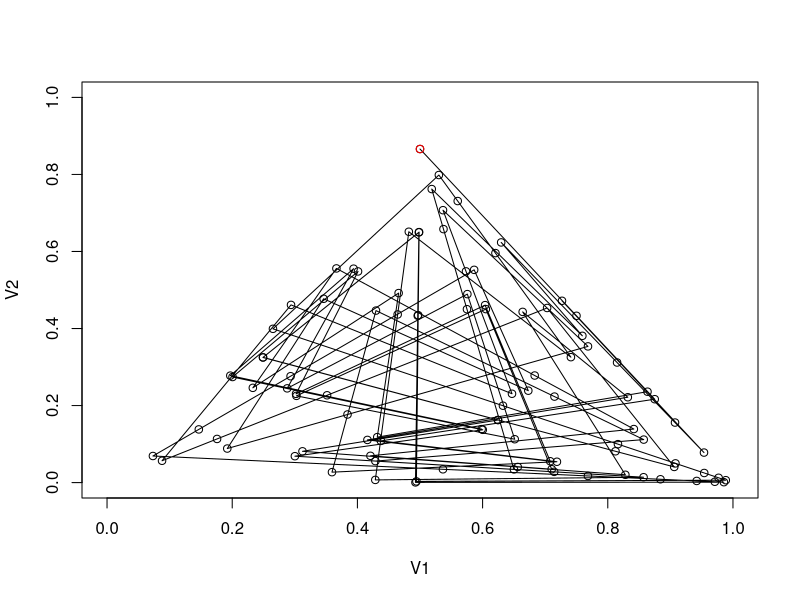

Here is the R script that generated this plot:
# Iterative Function System Fractal Algorithms in R.
Transforma2d<-function(a,b,c,d,e,f){
  #Define a 2-d affine transform.
  mat=matrix(c(a,b,c,d),nrow=2,ncol=2,byrow=T)
  translation=c(e,f)
  return(list(A=mat,b=translation))
}
weights=c(1/3,1/3,1/3)
initialPoint=c(1/2,sqrt(3)/2)
df=as.data.frame(matrix(NA,nrow=1,ncol=2))
df[1,]=initialPoint
thinning=100
counter=2
for(i in 1:10000){
  chooser=rmultinom(n=1,size=1,prob=weights)
  whichTransform<-which(chooser[,1]==1)
  if(whichTransform==1){
    functional<-Transforma2d(.5,0,0,.5,0,0)    
  }
  if(whichTransform==2){
    functional<-Transforma2d(.5,0,0,.5,0.5,0)       
  }
  if(whichTransform==3){
    functional<-Transforma2d(.5,0,0,.5,1/4,sqrt(3)/4)    
  }
  #print(as.numeric(df[i-1,]))
  nextPoint=functional$A%*%as.numeric(df[counter-1,])+as.numeric(functional$b)
  if(i%%thinning==0){
    df[counter,]=nextPoint
    counter=counter+1
  }
}
par(mfrow=c(1,1))
plot(df,type='o',xlim=c(0,1),ylim=c(0,1))
points(initialPoint[1],initialPoint[2],col='red')
filenam=paste("tmp.csv", sep="")
write.csv(df,filenam)